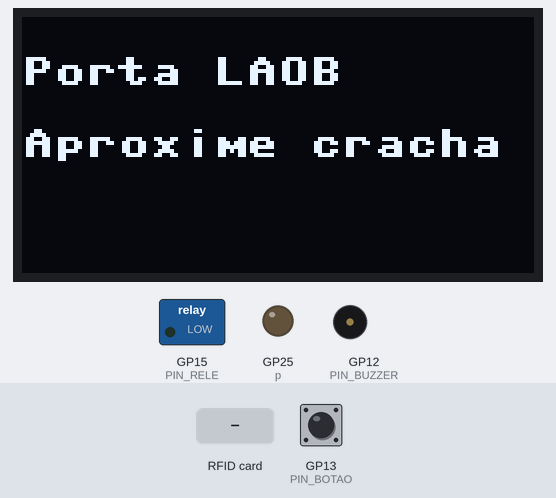
A program run on a simulated Raspberry Pi Pico running MicroPython. Parts: 128×64 one-colour display, switched loads named in the program (green lamp = pin HIGH), output pins drawn as LEDs (lit = HIGH), buzzer (waves = sounding). Wiring (from the project's diagram.json): buzzer on GP12, green button on GP13, relay on GP15. The inputs (shaded band) are chosen by the test bench; at power-on: GP13 (PIN_BOTAO) HIGH. Files the program writes start out absent; the interpreter's speed is modelled, so counts of loop turns are approximate; threads take turns every 2 ms; files that are not in the repository are absent; the clock reads 2024-03-15 10:24:30 at power-on unless the program sets it; library files of the repository ran but are not shown: mfrc522.py; pins used as bus, display or sensor lines are not drawn; what the program prints to the serial console is not drawn.

Above: at 1.2 s.
1.3 s: GP13 (PIN_BOTAO) pulled LOW for 0.15 s
At 2.9 s:
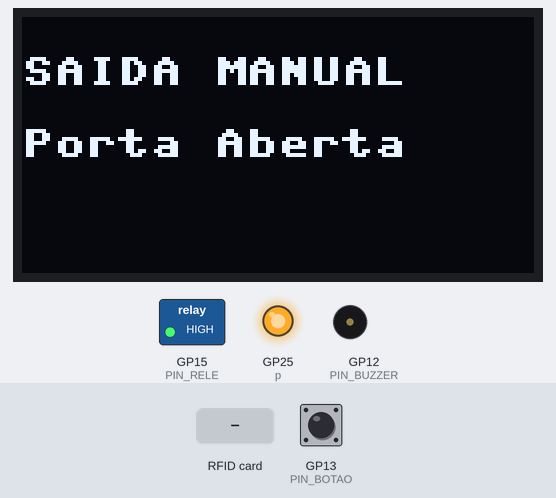
4.4 s: RFID card A1 B2 C3 D4 held to the reader
At 5.2 s:
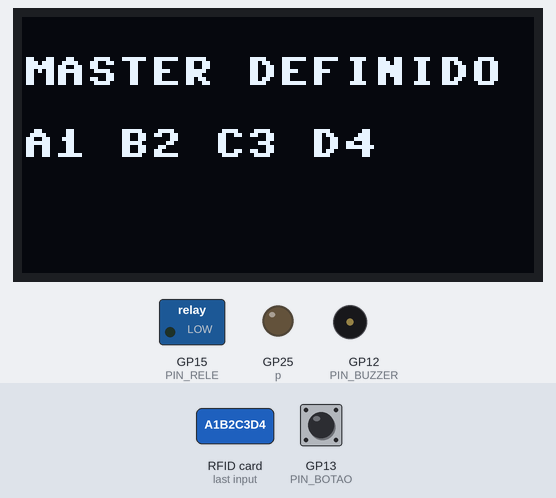
7.4 s: RFID card 43 8A 1F 2C held to the reader
At 8.3 s:
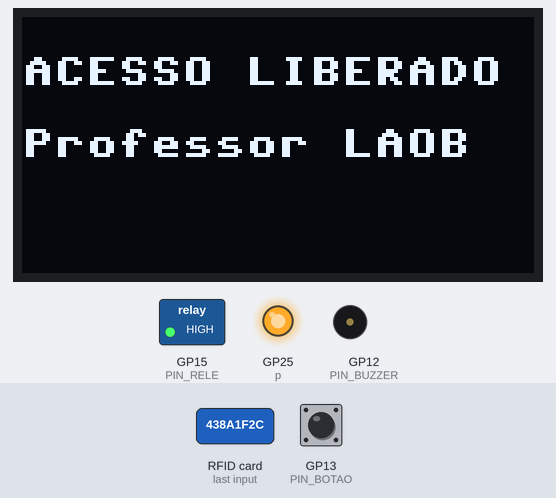
10.4 s: RFID card 00 00 00 00 held to the reader
At 11.8 s:
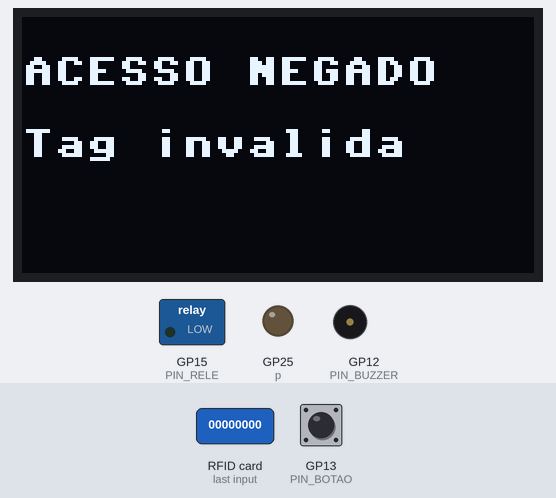
12.4 s: RFID card A1 B2 C3 D4 held to the reader
At 13.8 s:
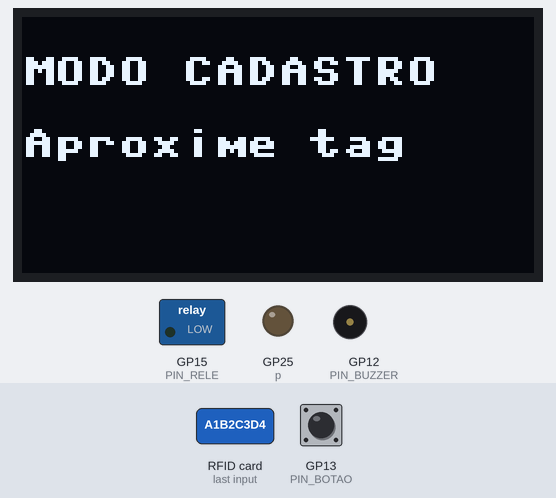
14.2 s: RFID card 5E 7A 19 C4 held to the reader
At 15.0 s:
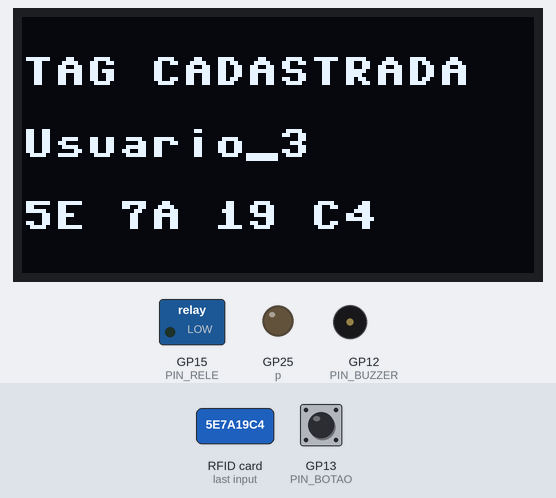
Timing chart, 0 to 17.2 s (numbered marks = the images above; inputs shaded):
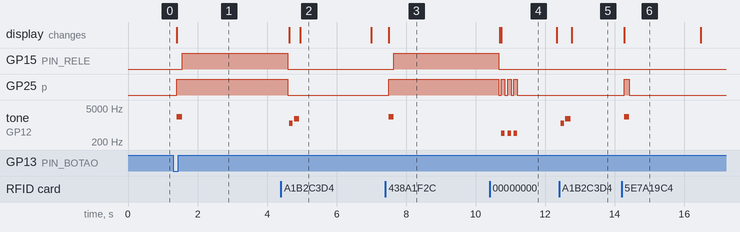

Measured:
- after the input at 1.3 s, GP15 (PIN_RELE): LOW → HIGH after 0.26 s; GP25 (p): LOW → HIGH after 0.10 s; tone on GP12 (PIN_BUZZER): silent → 2200 Hz after 0.10 s, → silent 0.16 s later; the display: changes after 0.10 s (image 1)
- after the input at 4.4 s, tone on GP12 (PIN_BUZZER): silent → 1200 Hz after 0.24 s, → silent 0.10 s later, → 1800 Hz 0.04 s later, → silent 0.15 s later; the display: first differs from a run without the input after 0.55 s (image 2)
- after the input at 7.4 s, GP15 (PIN_RELE): LOW → HIGH after 0.24 s; GP25 (p): LOW → HIGH after 0.09 s; tone on GP12 (PIN_BUZZER): silent → 2200 Hz after 0.09 s, → silent 0.15 s later; the display: changes after 0.09 s (image 3)
- after the input at 10.4 s, tone on GP12 (PIN_BUZZER): alternates 450 Hz for 0.10 s and silent for 0.08 s, 6 changes in all, then stays silent, starting after 0.34 s; the display: first differs from a run without the input after 0.34 s (image 4)
- after the input at 12.4 s, tone on GP12 (PIN_BUZZER): silent → 1200 Hz at once, → silent 0.10 s later, → 1800 Hz 0.04 s later, → silent 0.15 s later; the display: changes after 0.36 s (image 5)
- after the input at 14.2 s, GP25 (p): LOW → HIGH after 0.07 s, → LOW 0.15 s later; tone on GP12 (PIN_BUZZER): silent → 2200 Hz after 0.07 s, → silent 0.15 s later; the display: changes after 0.07 s (image 6)
- what the display in image 2 shows lasts 2.0 s, from 5.0 s to 7.0 s

The program:

main.py
```python
"""
Porta-LAOB - Sistema Completo de Controle de Acesso
Plataforma: Raspberry Pi Pico / Pico W (MicroPython)
Arquivo: main.py (executado automaticamente no boot)

Pinagem Padronizada no Pico:
  MFRC522      Raspberry Pi Pico (RP2040)
  -----------------------------------------
  3.3V (VCC)-> Pino 36 (3V3 OUT)
  GND       -> Pino 38 (GND)
  RST       -> Pino 29 (GP22)
  IRQ       -> Pino 19 (GP14) [Para modo IRQ]
  MISO (RX) -> Pino 21 (GP16 - SPI0 RX)
  MOSI (TX) -> Pino 25 (GP19 - SPI0 TX)
  SCK       -> Pino 24 (GP18 - SPI0 SCK)
  SDA (CS)  -> Pino 22 (GP17 - SPI0 CSn)
  -----------------------------------------
  RELÉ      -> Pino 20 (GP15) - Trava da Porta
  BOTOEIRA  -> Pino 17 (GP13) - Botão de Saída Interna
  BUZZER    -> Pino 16 (GP12) - Feedback Sonoro PWM
  SENSOR    -> Pino 15 (GP11) - Sensor de Porta Fechada (Opcional)
"""

from machine import Pin, SPI, I2C
import time
import _thread
from mfrc522 import MFRC522
from door_manager import DoorManager

# Definições de Pinos
PIN_SCK     = 18
PIN_MOSI    = 19
PIN_MISO    = 16
PIN_CS      = 17
PIN_RST     = 22
PIN_RELE    = 15
PIN_BOTAO   = 13
PIN_BUZZER  = 12
PIN_SENSOR  = 11

# Tenta inicializar I2C para Display OLED opcional no GP8/GP9 (I2C0)
i2c_bus = None
try:
    i2c_bus = I2C(0, sda=Pin(8), scl=Pin(9), freq=400000)
    devices = i2c_bus.scan()
    if 0x3C not in devices and 0x3D not in devices:
        i2c_bus = None
except Exception:
    i2c_bus = None

# Inicializa o Gerenciador da Porta
door = DoorManager(relay_pin=PIN_RELE,
                   button_pin=PIN_BOTAO,
                   buzzer_pin=PIN_BUZZER,
                   sensor_pin=PIN_SENSOR,
                   relay_active_high=True,
                   i2c_bus=i2c_bus)

# Lock de sincronização entre os núcleos
thread_lock = _thread.allocate_lock()
tag_buffer = None

def rfid_core1_scanner():
    """
    Núcleo 1 (Core 1): Roda a leitura em paralelo no segundo processador.
    Totalmente isolado do Core 0, sem travar nem atrasar a fechadura.
    """
    global tag_buffer

    # Inicializa SPI0 no Core 1
    spi = SPI(0, baudrate=1_000_000, polarity=0, phase=0,
              sck=Pin(PIN_SCK), mosi=Pin(PIN_MOSI), miso=Pin(PIN_MISO))

    rdr = None
    while rdr is None:
        try:
            rdr = MFRC522(spi, PIN_CS, PIN_RST)
            version = rdr.get_version()
            if version in (0x91, 0x92):
                print(f"[Core 1] MFRC522 detectado com sucesso! Firmware: 0x{version:02X}")
            else:
                print(f"[Core 1 - AVISO] Chip respondeu versao 0x{version:02X}. Verifique fios SPI/3.3V!")
        except Exception as e:
            print(f"[Core 1] Tentando reconectar leitor: {e}")
            time.sleep_ms(1500)

    print("[Core 1] Scanner RFID ativo e pronto para leituras.")

    while True:
        try:
            status, uid = rdr.read_uid()
            if status == rdr.OK and len(uid) >= 4:
                uid_str = " ".join("{:02X}".format(b) for b in uid)

                with thread_lock:
                    tag_buffer = uid_str

                rdr.halt()
                # Pausa para evitar múltiplas leituras em um único encosto
                time.sleep_ms(800)

        except Exception as ex:
            # Protege a thread para nunca morrer mesmo com ruídos elétricos
            pass

        time.sleep_ms(25)

def main():
    global tag_buffer
    print("==================================================")
    print("       Porta-LAOB - Controle de Acesso (RP2040)   ")
    print("==================================================")
    print("Iniciando arquitetura Dual-Core (Núcleo 0 + Núcleo 1)...")

    # Dispara a varredura do leitor no segundo núcleo (Core 1)
    _thread.start_new_thread(rfid_core1_scanner, ())

    print("[Core 0] Controlador de porta pronto. Aguardando aproximacao de cracha...")

    while True:
        # 1. Verifica se houve leitura capturada pelo Core 1
        tag_lida = None
        with thread_lock:
            if tag_buffer is not None:
                tag_lida = tag_buffer
                tag_buffer = None

        if tag_lida:
            door.process_uid(tag_lida)

        # 2. Verifica botoeira física de saída e sensor de porta aberta
        door.check_inputs()

        time.sleep_ms(20)

if __name__ == "__main__":
    main()
```

door_manager.py
```python
"""
Porta-LAOB - Gerenciador Completo de Controle de Acesso
Plataforma: Raspberry Pi Pico / Pico W (MicroPython)

Recursos Integrados:
- Persistência de crachás autorizados em JSON na memória flash
- Modo Master: crachá administrador para cadastrar/excluir tags no local
- Acionamento de relé configurável (Normalmente Aberto ou Normalmente Fechado)
- Suporte a Botoeira de saída interna
- Sensor Magnético de Porta (aviso sonoro de porta esquecida aberta)
- Feedback sonoro com Buzzer PWM (tons distintos)
- Display OLED I2C opcional (detecção automática plug-and-play)
- Registro de auditoria com rotação de log
- Compatibilidade universal com Pico e Pico W (LED onboard automático)
"""

from machine import Pin, PWM
import time
import json
import os

class DoorManager:
    def __init__(self,
                 relay_pin=15,
                 button_pin=13,
                 buzzer_pin=12,
                 sensor_pin=11,
                 led_pin=None,
                 relay_active_high=True,
                 config_file="tags_autorizadas.json",
                 log_file="acessos.log",
                 i2c_bus=None):

        self.relay_active_high = relay_active_high
        self.relay = Pin(relay_pin, Pin.OUT)
        self._set_relay(False) # Garante porta travada no boot

        # Botoeira de saída interna (ativa em nível baixo com pull-up)
        self.button = Pin(button_pin, Pin.IN, Pin.PULL_UP) if button_pin is not None else None

        # Sensor magnético de abertura de porta (Reed Switch: 0 = fechada, 1 = aberta)
        self.sensor = Pin(sensor_pin, Pin.IN, Pin.PULL_UP) if sensor_pin is not None else None
        self.door_opened_time = None
        self.door_alarm_active = False

        # LED Onboard com detecção automática entre Pico (GP25) e Pico W ("LED")
        self.led = self._setup_led(led_pin)

        # Buzzer PWM (opcional)
        self.buzzer = None
        if buzzer_pin is not None:
            try:
                self.buzzer = PWM(Pin(buzzer_pin))
                self.buzzer.duty_u16(0)
            except Exception:
                self.buzzer = None

        # Display OLED I2C (opcional)
        self.oled = None
        if i2c_bus is not None:
            self._setup_oled(i2c_bus)

        self.config_file = config_file
        self.log_file = log_file

        self.master_uid = "MASTER_TAG_LAOB"
        self.admin_mode = False
        self.tags = {}

        self.load_tags()
        self.display_message("Porta LAOB", "Aproxime cracha")

    def _setup_led(self, led_pin):
        if led_pin is not None:
            try:
                p = Pin(led_pin, Pin.OUT)
                p.value(0)
                return p
            except Exception:
                pass
        try:
            p = Pin("LED", Pin.OUT)
            p.value(0)
            return p
        except Exception:
            try:
                p = Pin(25, Pin.OUT)
                p.value(0)
                return p
            except Exception:
                return None

    def _setup_oled(self, i2c):
        try:
            import ssd1306
            self.oled = ssd1306.SSD1306_I2C(128, 64, i2c)
            self.oled.fill(0)
            self.oled.text("Porta-LAOB", 20, 20)
            self.oled.show()
        except Exception:
            self.oled = None

    def display_message(self, line1="", line2="", line3=""):
        if self.oled:
            try:
                self.oled.fill(0)
                if line1: self.oled.text(line1, 0, 10)
                if line2: self.oled.text(line2, 0, 28)
                if line3: self.oled.text(line3, 0, 46)
                self.oled.show()
            except Exception:
                pass

    def _set_relay(self, unlock):
        """Liga ou desliga a trava eletrônica respeitando o tipo de relé"""
        if self.relay_active_high:
            self.relay.value(1 if unlock else 0)
        else:
            self.relay.value(0 if unlock else 1)

    def _set_led(self, state):
        if self.led:
            self.led.value(1 if state else 0)

    def beep(self, freq, duration_ms):
        """Gera tom no buzzer se disponível"""
        if self.buzzer:
            try:
                self.buzzer.freq(freq)
                self.buzzer.duty_u16(32768) # 50% duty
                time.sleep_ms(duration_ms)
                self.buzzer.duty_u16(0)
            except Exception:
                time.sleep_ms(duration_ms)
        else:
            time.sleep_ms(duration_ms)

    def success_feedback(self):
        """1 bip agudo e LED aceso"""
        self._set_led(True)
        self.beep(2200, 150)
        self._set_led(False)

    def denied_feedback(self):
        """3 bips graves de alerta"""
        for _ in range(3):
            self._set_led(True)
            self.beep(450, 100)
            self._set_led(False)
            time.sleep_ms(80)

    def admin_feedback(self):
        """Tom melódico para modo de configuração"""
        self.beep(1200, 100)
        time.sleep_ms(40)
        self.beep(1800, 150)

    def load_tags(self):
        """Carrega banco de tags autorizadas do arquivo JSON na flash"""
        try:
            with open(self.config_file, "r") as f:
                data = json.load(f)
                self.tags = data.get("tags", {})
                self.master_uid = data.get("master_uid", "MASTER_TAG_LAOB")
                print(f"[DoorManager] {len(self.tags)} cracha(s) carregado(s).")
        except Exception:
            print("[DoorManager] Criando arquivo padrao tags_autorizadas.json...")
            self.tags = {
                "A1 B2 C3 D4": "Aluno Exemplo 1",
                "43 8A 1F 2C": "Professor LAOB"
            }
            self.master_uid = "00 00 00 00"
            self.save_tags()

    def save_tags(self):
        try:
            with open(self.config_file, "w") as f:
                json.dump({"master_uid": self.master_uid, "tags": self.tags}, f)
            print("[DoorManager] Banco de tags salvo na flash com sucesso.")
        except Exception as e:
            print(f"[DoorManager] Erro ao salvar tags: {e}")

    def log_access(self, uid, status, user="Desconhecido"):
        """Grava auditoria no log com protecao contra estouro de flash"""
        timestamp = time.time()
        log_line = f"[{timestamp}] UID: {uid} | Status: {status} | User: {user}\n"
        print(f"[LOG] {log_line.strip()}")

        try:
            # Rotacao de log se passar de 30KB
            try:
                st = os.stat(self.log_file)
                if st[6] > 30000:
                    os.rename(self.log_file, self.log_file + ".old")
            except OSError:
                pass

            with open(self.log_file, "a") as f:
                f.write(log_line)
        except Exception:
            pass

    def open_door(self, seconds=3):
        """Destranca a fechadura pelo tempo configurado"""
        print(f"[PORTA-LAOB] Fechadura destrancada por {seconds}s...")
        self._set_relay(True)
        self._set_led(True)

        # Espera o tempo ou trava antecipadamente se a porta foi aberta e fechada
        start_ms = time.ticks_ms()
        door_was_opened = False

        while time.ticks_diff(time.ticks_ms(), start_ms) < (seconds * 1000):
            if self.sensor:
                if self.sensor.value() == 1:
                    door_was_opened = True
                elif door_was_opened and self.sensor.value() == 0:
                    # Porta abriu e fechou antes do tempo: tranca imediatamente por seguranca!
                    time.sleep_ms(300)
                    break
            time.sleep_ms(50)

        self._set_relay(False)
        self._set_led(False)
        print("[PORTA-LAOB] Fechadura travada novamente.")
        self.display_message("Porta LAOB", "Aproxime cracha")

    def process_uid(self, uid):
        """Processa a leitura de uma tag RFID"""
        uid = uid.strip().upper()

        # 1. Modo Administrador (Master Tag)
        if uid == self.master_uid or self.master_uid == "00 00 00 00":
            if self.master_uid == "00 00 00 00":
                # Primeiro crachá passado vira o Master definitivo!
                self.master_uid = uid
                self.save_tags()
                print(f"[ADMIN] Tag {uid} registrada como MASTER!")
                self.admin_feedback()
                self.display_message("MASTER DEFINIDO", uid)
                time.sleep(2)
                self.display_message("Porta LAOB", "Aproxime cracha")
                return

            self.admin_mode = not self.admin_mode
            self.admin_feedback()
            if self.admin_mode:
                print("\n>>> MODO ADMIN ATIVADO: Aproxime a tag para cadastrar/remover")
                self.display_message("MODO CADASTRO", "Aproxime tag")
            else:
                print(">>> MODO ADMIN DESATIVADO.")
                self.display_message("Porta LAOB", "Aproxime cracha")
            return

        # 2. Cadastro / Remoção em Modo Admin
        if self.admin_mode:
            if uid in self.tags:
                nome_removido = self.tags.pop(uid)
                self.save_tags()
                print(f"[ADMIN] Tag {uid} ({nome_removido}) REMOVIDA!")
                self.display_message("TAG REMOVIDA", nome_removido)
            else:
                novo_nome = f"Usuario_{len(self.tags)+1}"
                self.tags[uid] = novo_nome
                self.save_tags()
                print(f"[ADMIN] SUCESSO! Tag {uid} cadastrada como '{novo_nome}'.")
                self.display_message("TAG CADASTRADA", novo_nome, uid)

            self.success_feedback()
            time.sleep(2)
            self.admin_mode = False
            self.display_message("Porta LAOB", "Aproxime cracha")
            return

        # 3. Verificação de Acesso Normal
        if uid in self.tags:
            user = self.tags[uid]
            print(f"\n[ACESSO PERMITIDO] Bem-vindo(a), {user}! (UID: {uid})")
            self.display_message("ACESSO LIBERADO", user)
            self.log_access(uid, "LIBERADO", user)
            self.success_feedback()
            self.open_door()
        else:
            print(f"\n[ACESSO NEGADO] Tag nao autorizada: {uid}")
            self.display_message("ACESSO NEGADO", "Tag invalida")
            self.log_access(uid, "NEGADO")
            self.denied_feedback()
            time.sleep(1)
            self.display_message("Porta LAOB", "Aproxime cracha")

    def check_inputs(self):
        """Verifica a botoeira de saída e o sensor de porta aberta"""
        # Botoeira física de saída
        if self.button and self.button.value() == 0:
            time.sleep_ms(40) # Debounce
            if self.button.value() == 0:
                print("[BOTOEIRA] Abertura manual solicitada!")
                self.display_message("SAIDA MANUAL", "Porta Aberta")
                self.log_access("BOTOEIRA", "LIBERADO", "Saida Manual")
                self.success_feedback()
                self.open_door()

        # Sensor de porta esquecida aberta (aviso de 20 segundos)
        if self.sensor:
            if self.sensor.value() == 1: # Porta aberta
                if self.door_opened_time is None:
                    self.door_opened_time = time.ticks_ms()
                elif time.ticks_diff(time.ticks_ms(), self.door_opened_time) > 20000:
                    # Mais de 20 segundos aberta: alerta sonoro
                    self.beep(800, 80)
                    self._set_led(True)
                    time.sleep_ms(80)
                    self._set_led(False)
            else:
                self.door_opened_time = None
```
